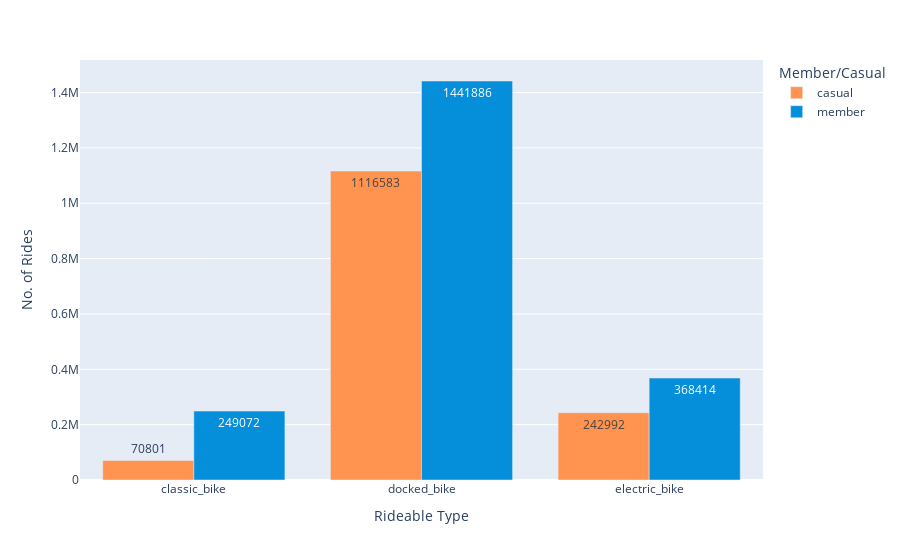

This figure's notebook cell:
### Markdown cell above
### **8) Analyzing Difference in Rideable Type Usage Between Casual riders and Members**.

### Code cell
fig_7 = df.groupby(['rideable_type', 'member_casual'], as_index=False).count()

px.bar(fig_7, x = 'rideable_type', y = 'ride_id',color = 'member_casual', barmode='group',
        text = 'ride_id', 
        labels = {'ride_id': 'No. of Rides', 'member_casual': 'Member/Casual', 'rideable_type' : 'Rideable Type'},
        hover_name = 'member_casual',
        hover_data = {'member_casual': False, 'trip_duration': False},
        color_discrete_map = {'casual': '#FF934F', 'member': '#058ED9'})

### Figure 1 — Plotly figure (JSON) as saved in the notebook; plotly's stock layout.template omitted (floating-point values rounded to 4 significant figures)
{"data": [{"alignmentgroup": "True", "customdata": [["casual", 70801], ["casual", 1116583], ["casual", 242992]], "hovertemplate": "<b>%{hovertext}</b><br><br>Rideable Type=%{x}<br>No. of Rides=%{text}<extra></extra>", "hovertext": ["casual", "casual", "casual"], "legendgroup": "casual", "marker": {"color": "#FF934F", "pattern": {"shape": ""}}, "name": "casual", "offsetgroup": "casual", "orientation": "v", "showlegend": true, "text": [70800.0, 1117000.0, 243000.0], "textposition": "auto", "type": "bar", "x": ["classic_bike", "docked_bike", "electric_bike"], "xaxis": "x", "y": [70801, 1116583, 242992], "yaxis": "y"}, {"alignmentgroup": "True", "customdata": [["member", 249072], ["member", 1441886], ["member", 368414]], "hovertemplate": "<b>%{hovertext}</b><br><br>Rideable Type=%{x}<br>No. of Rides=%{text}<extra></extra>", "hovertext": ["member", "member", "member"], "legendgroup": "member", "marker": {"color": "#058ED9", "pattern": {"shape": ""}}, "name": "member", "offsetgroup": "member", "orientation": "v", "showlegend": true, "text": [249100.0, 1442000.0, 368400.0], "textposition": "auto", "type": "bar", "x": ["classic_bike", "docked_bike", "electric_bike"], "xaxis": "x", "y": [249072, 1441886, 368414], "yaxis": "y"}], "layout": {"barmode": "group", "legend": {"title": {"text": "Member/Casual"}, "tracegroupgap": 0}, "margin": {"t": 60}, "xaxis": {"anchor": "y", "domain": [0.0, 1.0], "title": {"text": "Rideable Type"}}, "yaxis": {"anchor": "x", "domain": [0.0, 1.0], "title": {"text": "No. of Rides"}}}}
